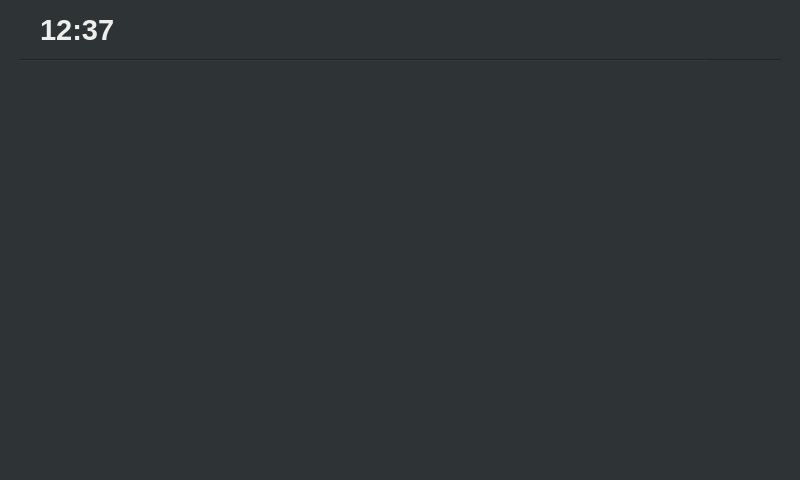
<?xml version="1.0" encoding="UTF-8"?>
<ui version="4.0">
 <class>MainWindow</class>
 <widget class="QMainWindow" name="MainWindow">
  <property name="geometry">
   <rect>
    <x>0</x>
    <y>0</y>
    <width>800</width>
    <height>480</height>
   </rect>
  </property>
  <property name="palette">
   <palette>
    <active>
     <colorrole role="WindowText">
      <brush brushstyle="SolidPattern">
       <color alpha="255">
        <red>238</red>
        <green>238</green>
        <blue>236</blue>
       </color>
      </brush>
     </colorrole>
     <colorrole role="Button">
      <brush brushstyle="SolidPattern">
       <color alpha="255">
        <red>46</red>
        <green>52</green>
        <blue>54</blue>
       </color>
      </brush>
     </colorrole>
     <colorrole role="Text">
      <brush brushstyle="SolidPattern">
       <color alpha="255">
        <red>238</red>
        <green>238</green>
        <blue>236</blue>
       </color>
      </brush>
     </colorrole>
     <colorrole role="ButtonText">
      <brush brushstyle="SolidPattern">
       <color alpha="255">
        <red>238</red>
        <green>238</green>
        <blue>236</blue>
       </color>
      </brush>
     </colorrole>
     <colorrole role="Base">
      <brush brushstyle="SolidPattern">
       <color alpha="255">
        <red>46</red>
        <green>52</green>
        <blue>54</blue>
       </color>
      </brush>
     </colorrole>
     <colorrole role="Window">
      <brush brushstyle="SolidPattern">
       <color alpha="255">
        <red>46</red>
        <green>52</green>
        <blue>54</blue>
       </color>
      </brush>
     </colorrole>
    </active>
    <inactive>
     <colorrole role="WindowText">
      <brush brushstyle="SolidPattern">
       <color alpha="255">
        <red>238</red>
        <green>238</green>
        <blue>236</blue>
       </color>
      </brush>
     </colorrole>
     <colorrole role="Button">
      <brush brushstyle="SolidPattern">
       <color alpha="255">
        <red>46</red>
        <green>52</green>
        <blue>54</blue>
       </color>
      </brush>
     </colorrole>
     <colorrole role="Text">
      <brush brushstyle="SolidPattern">
       <color alpha="255">
        <red>238</red>
        <green>238</green>
        <blue>236</blue>
       </color>
      </brush>
     </colorrole>
     <colorrole role="ButtonText">
      <brush brushstyle="SolidPattern">
       <color alpha="255">
        <red>238</red>
        <green>238</green>
        <blue>236</blue>
       </color>
      </brush>
     </colorrole>
     <colorrole role="Base">
      <brush brushstyle="SolidPattern">
       <color alpha="255">
        <red>46</red>
        <green>52</green>
        <blue>54</blue>
       </color>
      </brush>
     </colorrole>
     <colorrole role="Window">
      <brush brushstyle="SolidPattern">
       <color alpha="255">
        <red>46</red>
        <green>52</green>
        <blue>54</blue>
       </color>
      </brush>
     </colorrole>
    </inactive>
    <disabled>
     <colorrole role="WindowText">
      <brush brushstyle="SolidPattern">
       <color alpha="255">
        <red>238</red>
        <green>238</green>
        <blue>236</blue>
       </color>
      </brush>
     </colorrole>
     <colorrole role="Button">
      <brush brushstyle="SolidPattern">
       <color alpha="255">
        <red>46</red>
        <green>52</green>
        <blue>54</blue>
       </color>
      </brush>
     </colorrole>
     <colorrole role="Text">
      <brush brushstyle="SolidPattern">
       <color alpha="255">
        <red>238</red>
        <green>238</green>
        <blue>236</blue>
       </color>
      </brush>
     </colorrole>
     <colorrole role="ButtonText">
      <brush brushstyle="SolidPattern">
       <color alpha="255">
        <red>238</red>
        <green>238</green>
        <blue>236</blue>
       </color>
      </brush>
     </colorrole>
     <colorrole role="Base">
      <brush brushstyle="SolidPattern">
       <color alpha="255">
        <red>46</red>
        <green>52</green>
        <blue>54</blue>
       </color>
      </brush>
     </colorrole>
     <colorrole role="Window">
      <brush brushstyle="SolidPattern">
       <color alpha="255">
        <red>46</red>
        <green>52</green>
        <blue>54</blue>
       </color>
      </brush>
     </colorrole>
    </disabled>
   </palette>
  </property>
  <property name="windowTitle">
   <string>MainWindow</string>
  </property>
  <property name="styleSheet">
   <string notr="true">background-color: rgb(46, 52, 54);
    color: rgb(238, 238, 236);</string>
  </property>
  <property name="animated">
   <bool>true</bool>
  </property>
  <widget class="QWidget" name="centralwidget">
   <widget class="QLabel" name="label_2">
    <property name="geometry">
     <rect>
      <x>40</x>
      <y>10</y>
      <width>81</width>
      <height>41</height>
     </rect>
    </property>
    <property name="text">
     <string>&lt;html&gt;&lt;head/&gt;&lt;body&gt;&lt;p&gt;&lt;span style=&quot; font-size:22pt; font-weight:600;&quot;&gt;12:37&lt;/span&gt;&lt;/p&gt;&lt;/body&gt;&lt;/html&gt;</string>
    </property>
   </widget>
   <widget class="QPushButton" name="pushButton">
    <property name="geometry">
     <rect>
      <x>130</x>
      <y>10</y>
      <width>31</width>
      <height>41</height>
     </rect>
    </property>
    <property name="text">
     <string/>
    </property>
    <property name="icon">
     <iconset resource="../../../assets/resources.qrc">
      <normaloff>:/ico_clock.png</normaloff>:/ico_clock.png</iconset>
    </property>
    <property name="iconSize">
     <size>
      <width>24</width>
      <height>24</height>
     </size>
    </property>
    <property name="shortcut">
     <string notr="true"/>
    </property>
    <property name="default">
     <bool>false</bool>
    </property>
    <property name="flat">
     <bool>true</bool>
    </property>
   </widget>
   <widget class="Line" name="line">
    <property name="geometry">
     <rect>
      <x>20</x>
      <y>50</y>
      <width>761</width>
      <height>20</height>
     </rect>
    </property>
    <property name="orientation">
     <enum>Qt::Horizontal</enum>
    </property>
   </widget>
   <widget class="QWidget" name="verticalLayoutWidget">
    <property name="geometry">
     <rect>
      <x>710</x>
      <y>60</y>
      <width>91</width>
      <height>421</height>
     </rect>
    </property>
    <layout class="QVBoxLayout" name="verticalLayout">
     <item>
      <widget class="QPushButton" name="pushButton_4">
       <property name="text">
        <string/>
       </property>
       <property name="icon">
        <iconset resource="../../../assets/resources.qrc">
         <normaloff>:/ico_music.png</normaloff>:/ico_music.png</iconset>
       </property>
       <property name="iconSize">
        <size>
         <width>48</width>
         <height>48</height>
        </size>
       </property>
       <property name="shortcut">
        <string notr="true"/>
       </property>
       <property name="default">
        <bool>false</bool>
       </property>
       <property name="flat">
        <bool>true</bool>
       </property>
      </widget>
     </item>
     <item>
      <widget class="QPushButton" name="pushButton_6">
       <property name="text">
        <string/>
       </property>
       <property name="icon">
        <iconset resource="../../../assets/resources.qrc">
         <normaloff>:/ico_video.png</normaloff>:/ico_video.png</iconset>
       </property>
       <property name="iconSize">
        <size>
         <width>48</width>
         <height>48</height>
        </size>
       </property>
       <property name="shortcut">
        <string notr="true"/>
       </property>
       <property name="default">
        <bool>false</bool>
       </property>
       <property name="flat">
        <bool>true</bool>
       </property>
      </widget>
     </item>
     <item>
      <widget class="QPushButton" name="pushButton_7">
       <property name="text">
        <string/>
       </property>
       <property name="icon">
        <iconset resource="../../../assets/resources.qrc">
         <normaloff>:/ico_web.png</normaloff>:/ico_web.png</iconset>
       </property>
       <property name="iconSize">
        <size>
         <width>48</width>
         <height>48</height>
        </size>
       </property>
       <property name="shortcut">
        <string notr="true"/>
       </property>
       <property name="default">
        <bool>false</bool>
       </property>
       <property name="flat">
        <bool>true</bool>
       </property>
      </widget>
     </item>
     <item>
      <widget class="QPushButton" name="pushButton_3">
       <property name="text">
        <string/>
       </property>
       <property name="icon">
        <iconset resource="../../../assets/resources.qrc">
         <normaloff>:/ico_androidauto.png</normaloff>:/ico_androidauto.png</iconset>
       </property>
       <property name="iconSize">
        <size>
         <width>48</width>
         <height>48</height>
        </size>
       </property>
       <property name="shortcut">
        <string notr="true"/>
       </property>
       <property name="default">
        <bool>false</bool>
       </property>
       <property name="flat">
        <bool>true</bool>
       </property>
      </widget>
     </item>
     <item>
      <widget class="QPushButton" name="pushButton_2">
       <property name="text">
        <string/>
       </property>
       <property name="icon">
        <iconset resource="../../../assets/resources.qrc">
         <normaloff>:/icon_vol.png</normaloff>:/icon_vol.png</iconset>
       </property>
       <property name="iconSize">
        <size>
         <width>48</width>
         <height>48</height>
        </size>
       </property>
       <property name="shortcut">
        <string notr="true"/>
       </property>
       <property name="default">
        <bool>false</bool>
       </property>
       <property name="flat">
        <bool>true</bool>
       </property>
      </widget>
     </item>
    </layout>
   </widget>
   <widget class="QListWidget" name="listWidget">
    <property name="geometry">
     <rect>
      <x>420</x>
      <y>10</y>
      <width>371</width>
      <height>41</height>
     </rect>
    </property>
    <property name="palette">
     <palette>
      <active>
       <colorrole role="WindowText">
        <brush brushstyle="SolidPattern">
         <color alpha="255">
          <red>238</red>
          <green>238</green>
          <blue>236</blue>
         </color>
        </brush>
       </colorrole>
       <colorrole role="Button">
        <brush brushstyle="SolidPattern">
         <color alpha="255">
          <red>46</red>
          <green>52</green>
          <blue>54</blue>
         </color>
        </brush>
       </colorrole>
       <colorrole role="Text">
        <brush brushstyle="SolidPattern">
         <color alpha="255">
          <red>238</red>
          <green>238</green>
          <blue>236</blue>
         </color>
        </brush>
       </colorrole>
       <colorrole role="ButtonText">
        <brush brushstyle="SolidPattern">
         <color alpha="255">
          <red>238</red>
          <green>238</green>
          <blue>236</blue>
         </color>
        </brush>
       </colorrole>
       <colorrole role="Base">
        <brush brushstyle="SolidPattern">
         <color alpha="255">
          <red>46</red>
          <green>52</green>
          <blue>54</blue>
         </color>
        </brush>
       </colorrole>
       <colorrole role="Window">
        <brush brushstyle="SolidPattern">
         <color alpha="255">
          <red>46</red>
          <green>52</green>
          <blue>54</blue>
         </color>
        </brush>
       </colorrole>
      </active>
      <inactive>
       <colorrole role="WindowText">
        <brush brushstyle="SolidPattern">
         <color alpha="255">
          <red>238</red>
          <green>238</green>
          <blue>236</blue>
         </color>
        </brush>
       </colorrole>
       <colorrole role="Button">
        <brush brushstyle="SolidPattern">
         <color alpha="255">
          <red>46</red>
          <green>52</green>
          <blue>54</blue>
         </color>
        </brush>
       </colorrole>
       <colorrole role="Text">
        <brush brushstyle="SolidPattern">
         <color alpha="255">
          <red>238</red>
          <green>238</green>
          <blue>236</blue>
         </color>
        </brush>
       </colorrole>
       <colorrole role="ButtonText">
        <brush brushstyle="SolidPattern">
         <color alpha="255">
          <red>238</red>
          <green>238</green>
          <blue>236</blue>
         </color>
        </brush>
       </colorrole>
       <colorrole role="Base">
        <brush brushstyle="SolidPattern">
         <color alpha="255">
          <red>46</red>
          <green>52</green>
          <blue>54</blue>
         </color>
        </brush>
       </colorrole>
       <colorrole role="Window">
        <brush brushstyle="SolidPattern">
         <color alpha="255">
          <red>46</red>
          <green>52</green>
          <blue>54</blue>
         </color>
        </brush>
       </colorrole>
      </inactive>
      <disabled>
       <colorrole role="WindowText">
        <brush brushstyle="SolidPattern">
         <color alpha="255">
          <red>238</red>
          <green>238</green>
          <blue>236</blue>
         </color>
        </brush>
       </colorrole>
       <colorrole role="Button">
        <brush brushstyle="SolidPattern">
         <color alpha="255">
          <red>46</red>
          <green>52</green>
          <blue>54</blue>
         </color>
        </brush>
       </colorrole>
       <colorrole role="Text">
        <brush brushstyle="SolidPattern">
         <color alpha="255">
          <red>238</red>
          <green>238</green>
          <blue>236</blue>
         </color>
        </brush>
       </colorrole>
       <colorrole role="ButtonText">
        <brush brushstyle="SolidPattern">
         <color alpha="255">
          <red>238</red>
          <green>238</green>
          <blue>236</blue>
         </color>
        </brush>
       </colorrole>
       <colorrole role="Base">
        <brush brushstyle="SolidPattern">
         <color alpha="255">
          <red>46</red>
          <green>52</green>
          <blue>54</blue>
         </color>
        </brush>
       </colorrole>
       <colorrole role="Window">
        <brush brushstyle="SolidPattern">
         <color alpha="255">
          <red>46</red>
          <green>52</green>
          <blue>54</blue>
         </color>
        </brush>
       </colorrole>
      </disabled>
     </palette>
    </property>
    <property name="layoutDirection">
     <enum>Qt::RightToLeft</enum>
    </property>
    <property name="frameShape">
     <enum>QFrame::NoFrame</enum>
    </property>
    <property name="frameShadow">
     <enum>QFrame::Plain</enum>
    </property>
    <property name="verticalScrollBarPolicy">
     <enum>Qt::ScrollBarAlwaysOff</enum>
    </property>
    <property name="horizontalScrollBarPolicy">
     <enum>Qt::ScrollBarAlwaysOff</enum>
    </property>
    <property name="showDropIndicator" stdset="0">
     <bool>true</bool>
    </property>
    <property name="dragDropMode">
     <enum>QAbstractItemView::NoDragDrop</enum>
    </property>
    <property name="flow">
     <enum>QListView::LeftToRight</enum>
    </property>
    <property name="viewMode">
     <enum>QListView::ListMode</enum>
    </property>
   </widget>
  </widget>
 </widget>
 <resources>
  <include location="../../../assets/resources.qrc"/>
 </resources>
 <connections/>
</ui>
